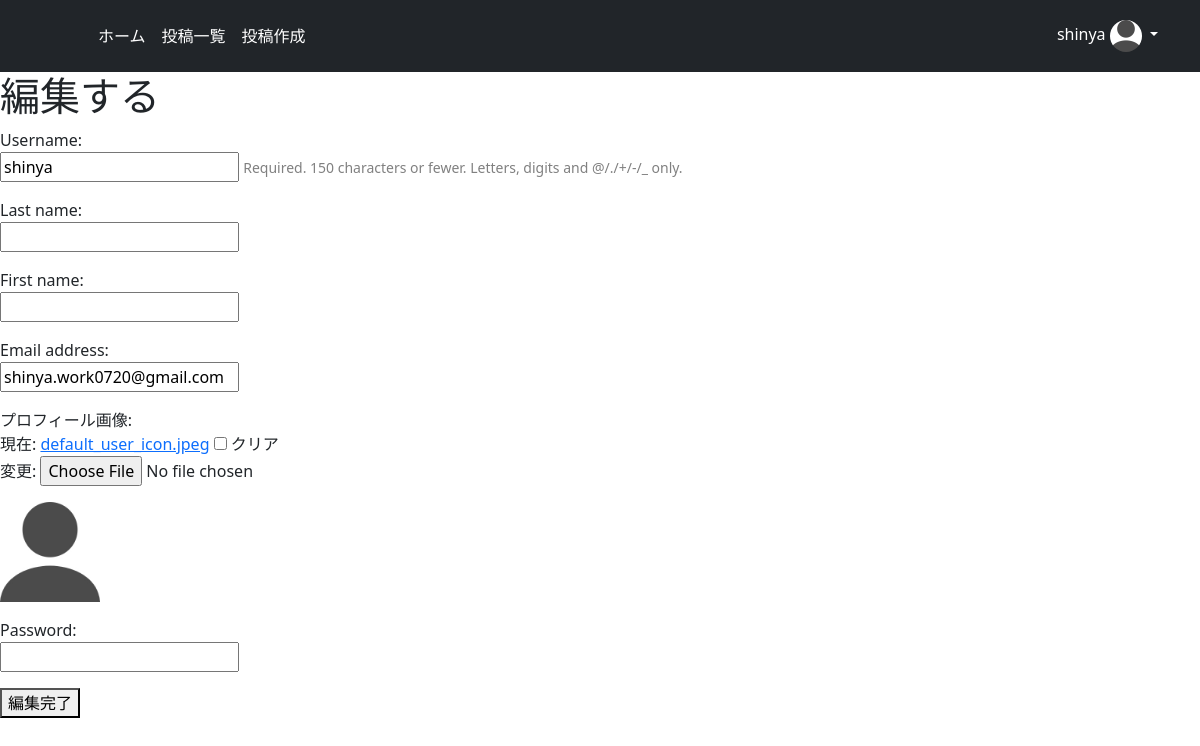
/user_update/1 (signed in), run on the app's committed database.
### minimal/models.py (models this page shows)
class CustomUser(AbstractUser):
    image = models.ImageField(upload_to='', blank=True, null=True, verbose_name='プロフィール画像', default='default_user_icon.jpeg')

### minimal/views.py (the view)
# urls.py: path('user_update/<int:pk>', views.user_update, name='user_update'),
@login_required
def user_update(request, pk):
    if pk:
        user = get_object_or_404(CustomUser, pk=pk)
    else:
        user = CustomUser()
    if user.id == request.user.id:
        initial_data = {
            'username': user.username,
            'last_name': user.last_name,
            'first_name': user.first_name,
            'email': user.email,
            'password': '',
        }
        if request.method == 'POST':
            form = UserUpdateForm(request.POST, request.FILES, instance=user)
            if form.is_valid():
                user = form.save(commit=False)
                username = form.cleaned_data['username']
                password = form.cleaned_data['password']
                user.set_password(password)
                user.save()
                user = authenticate(username=username, password=password)
                login(request, user)
                return redirect('list')
        else:
            form = UserUpdateForm(initial=initial_data, instance=user)
        return render(request, 'user_update.html', {'form': form, 'user': user})
    else:
        return redirect('home')

### minimal/forms.py
class UserUpdateForm(forms.ModelForm):
    class Meta:
        model = CustomUser
        fields = ('username', 'last_name', 'first_name', 'email', 'image', 'password')

### templates/user_update.html (shortened to what this page needs)
{% extends 'base.html' %}
{% block content %}
  <h1>編集する</h1>
  <form method="post" enctype="multipart/form-data">
    {% for field in form %}
    <p>
        {{ field.label_tag }}<br>
        {{ field }}
        {% if field.help_text %}
          <small style="color: grey">{{ field.help_text }}</small>
        {% endif %}
        {% if field.name == 'image' %}
        <p><img src="{{ user.image.url }}" width=100></p>
        {% endif %}
    </p>
    {% endfor %}
    <button type="submit">編集完了</button>
  </form>
{% endblock %}

### templates/base.html (shortened to what this page needs)
{% load static %}
<!doctype html>
<html lang="ja">
  <head>
    <link href="https://cdn.jsdelivr.net/npm/bootstrap@5.0.0-beta1/dist/css/bootstrap.min.css" rel="stylesheet">
    {% block customcss %}
    <link href="{% static 'header.css' %}" rel="stylesheet">
    {% endblock customcss %}
  </head>
  <body>
    <header class="p-3 bg-dark text-white">
      <div class="container">
        <div class="d-flex flex-wrap align-items-center justify-content-center justify-content-lg-start">
          <a href="/" class="d-flex align-items-center mb-2 mb-lg-0 text-white text-decoration-none">
          <svg class="bi me-2" width="40" height="32"><use xlink:href="#bootstrap"/></svg>
          </a>
          <ul class="nav col-12 col-lg-auto me-lg-auto mb-2 justify-content-center mb-md-0">
            <li><a href="{% url 'index' %}" class="nav-link px-2 text-white">ホーム</a></li>
            <li><a href="{% url 'list' %}" class="nav-link px-2 text-white">投稿一覧</a></li>
            {% if request.user.is_authenticated %}
            <li><a href="{% url 'create' %}" class="nav-link px-2 text-white">投稿作成</a></li>
            {% endif %}
          </ul>
      {% if request.user.is_authenticated %}
          <div class="dropdown text-end">
            <a href="#" class="d-block link-dark text-decoration-none dropdown-toggle" id="dropdownUser1" data-bs-toggle="dropdown" aria-expanded="false">
            {{ request.user }}
            <img src="{{ request.user.image.url }}" alt="mdo" width="32" height="32" class="rounded-circle">
            </a>
          </div>
      {% else %}
          <div class="text-end">
            <a href="{% url 'login' %}"><button type="button" class="btn btn-outline-light me-2">Login</button></a>
            <a href="{% url 'signup' %}"><button type="button" class="btn btn-warning">Sign-up</button></a>
          </div>
      {% endif %}
        </div>
      </div>
    </header>
    {% block content %}
    {% endblock content %}
</body>

### minimal/static/header.css (style rules this page uses)
.bi { vertical-align: -.125em; fill: currentColor; }
.dropdown-toggle { outline: 0; color: white; }

### data on the page
CustomUser: user "shinya", user.image (placeholder picture), form "shinya" "shinya.work0720@gmail.com", image (placeholder picture)

### other printed values
{{ field.label_tag }} "Username:" "Last name:" "First name:" "Email address:" "プロフィール画像:" "Password:"
{{ field.help_text }} "Required. 150 characters or fewer. Letters, digits and @/./+/-/_ only."
